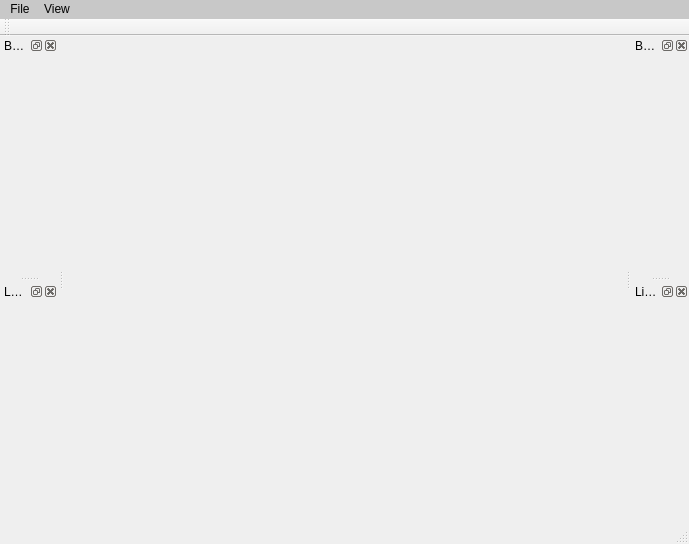
<?xml version="1.0" encoding="UTF-8"?>
<ui version="4.0">
 <class>MainWindow</class>
 <widget class="QMainWindow" name="MainWindow">
  <property name="geometry">
   <rect>
    <x>0</x>
    <y>0</y>
    <width>689</width>
    <height>544</height>
   </rect>
  </property>
  <property name="windowTitle">
   <string>MainWindow</string>
  </property>
  <property name="styleSheet">
   <string notr="true">alternate-background-color: rgb(247, 252, 255);</string>
  </property>
  <property name="documentMode">
   <bool>false</bool>
  </property>
  <widget class="QWidget" name="centralWidget">
   <layout class="QVBoxLayout" name="verticalLayout">
    <item>
     <widget class="LoanRegistration" name="loanRegistration" native="true"/>
    </item>
    <item>
     <spacer name="verticalSpacer">
      <property name="orientation">
       <enum>Qt::Vertical</enum>
      </property>
      <property name="sizeHint" stdset="0">
       <size>
        <width>20</width>
        <height>40</height>
       </size>
      </property>
     </spacer>
    </item>
   </layout>
  </widget>
  <widget class="QMenuBar" name="menuBar">
   <property name="geometry">
    <rect>
     <x>0</x>
     <y>0</y>
     <width>689</width>
     <height>21</height>
    </rect>
   </property>
   <property name="styleSheet">
    <string notr="true">background-color: rgb(200, 200, 200);</string>
   </property>
   <widget class="QMenu" name="menuFile">
    <property name="title">
     <string>File</string>
    </property>
    <addaction name="action_About"/>
    <addaction name="action_Exit"/>
   </widget>
   <widget class="QMenu" name="menuView">
    <property name="styleSheet">
     <string notr="true">background-color: rgb(166, 166, 166);</string>
    </property>
    <property name="title">
     <string>View</string>
    </property>
    <addaction name="actionShow_Borrowers"/>
    <addaction name="actionShow_Librarians"/>
    <addaction name="actionBook_list"/>
    <addaction name="actionLoan_register"/>
   </widget>
   <addaction name="menuFile"/>
   <addaction name="menuView"/>
  </widget>
  <widget class="QToolBar" name="mainToolBar">
   <attribute name="toolBarArea">
    <enum>TopToolBarArea</enum>
   </attribute>
   <attribute name="toolBarBreak">
    <bool>false</bool>
   </attribute>
  </widget>
  <widget class="QStatusBar" name="statusBar"/>
  <widget class="QDockWidget" name="dockBorrowersWidget">
   <property name="allowedAreas">
    <set>Qt::LeftDockWidgetArea|Qt::RightDockWidgetArea</set>
   </property>
   <property name="windowTitle">
    <string>Borrowers</string>
   </property>
   <attribute name="dockWidgetArea">
    <number>2</number>
   </attribute>
   <widget class="BorrowerRegister" name="borrowerRegister"/>
  </widget>
  <widget class="QDockWidget" name="dockBooksWidget">
   <property name="allowedAreas">
    <set>Qt::LeftDockWidgetArea|Qt::RightDockWidgetArea</set>
   </property>
   <property name="windowTitle">
    <string>Books</string>
   </property>
   <attribute name="dockWidgetArea">
    <number>1</number>
   </attribute>
   <widget class="QWidget" name="booksRegister"/>
  </widget>
  <widget class="QDockWidget" name="dockLibrarianWidget">
   <property name="windowTitle">
    <string>Librarians</string>
   </property>
   <attribute name="dockWidgetArea">
    <number>2</number>
   </attribute>
   <widget class="LibrarianRegister" name="librarianRegister"/>
  </widget>
  <widget class="QDockWidget" name="dockLoanWidget">
   <property name="allowedAreas">
    <set>Qt::LeftDockWidgetArea|Qt::RightDockWidgetArea</set>
   </property>
   <property name="windowTitle">
    <string>Loans</string>
   </property>
   <attribute name="dockWidgetArea">
    <number>1</number>
   </attribute>
   <widget class="LoanRegister" name="loanRegister"/>
  </widget>
  <action name="actionShow_Borrowers">
   <property name="checkable">
    <bool>true</bool>
   </property>
   <property name="checked">
    <bool>true</bool>
   </property>
   <property name="text">
    <string>Show Borrowers</string>
   </property>
  </action>
  <action name="actionShow_Librarians">
   <property name="checkable">
    <bool>true</bool>
   </property>
   <property name="checked">
    <bool>true</bool>
   </property>
   <property name="text">
    <string>Show Librarians</string>
   </property>
  </action>
  <action name="actionBook_list">
   <property name="checkable">
    <bool>true</bool>
   </property>
   <property name="checked">
    <bool>true</bool>
   </property>
   <property name="text">
    <string>Book list</string>
   </property>
  </action>
  <action name="actionLoan_register">
   <property name="checkable">
    <bool>true</bool>
   </property>
   <property name="checked">
    <bool>true</bool>
   </property>
   <property name="text">
    <string>Loan register</string>
   </property>
  </action>
  <action name="action_Exit">
   <property name="icon">
    <iconset resource="resource.qrc">
     <normaloff>:/resource/img/exit.ico</normaloff>:/resource/img/exit.ico</iconset>
   </property>
   <property name="text">
    <string>&amp;Exit</string>
   </property>
   <property name="shortcut">
    <string>Ctrl+Q</string>
   </property>
  </action>
  <action name="action_About">
   <property name="icon">
    <iconset resource="resource.qrc">
     <normaloff>:/resource/img/about.ico</normaloff>:/resource/img/about.ico</iconset>
   </property>
   <property name="text">
    <string>&amp;About</string>
   </property>
   <property name="shortcut">
    <string>Ctrl+A</string>
   </property>
  </action>
 </widget>
 <layoutdefault spacing="6" margin="11"/>
 <customwidgets>
  <customwidget>
   <class>BorrowerRegister</class>
   <extends>QWidget</extends>
   <header>registerwidget/borrowerregister.h</header>
   <container>1</container>
  </customwidget>
  <customwidget>
   <class>LibrarianRegister</class>
   <extends>QWidget</extends>
   <header>registerwidget/librarianregister.h</header>
   <container>1</container>
  </customwidget>
  <customwidget>
   <class>LoanRegister</class>
   <extends>QWidget</extends>
   <header>registerwidget/loanregister.h</header>
   <container>1</container>
  </customwidget>
  <customwidget>
   <class>LoanRegistration</class>
   <extends>QWidget</extends>
   <header>loanregistration.h</header>
   <container>1</container>
  </customwidget>
 </customwidgets>
 <resources>
  <include location="resource.qrc"/>
 </resources>
 <connections/>
</ui>
